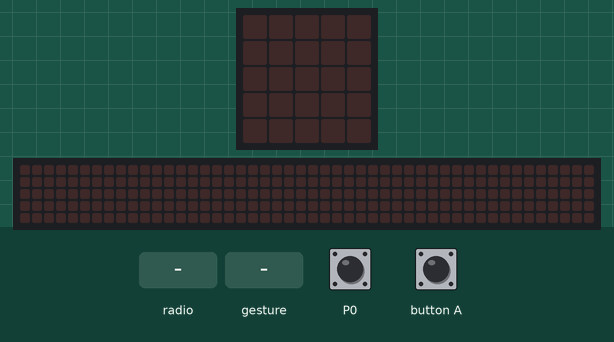
The program below on a simulated BBC micro:bit (MakeCode). On the bench: the board's 5×5 LED display, a strip that is not on the board, showing the scrolling text unrolled. The inputs (shaded band) are chosen by the test bench; at power-on: P0 LOW. A tilt is held for 1.5 s and a shake lasts 1 s, then the board lies face up again; the 48×5 strip is a reading aid, not a part: it shows the text the display is scrolling, unrolled, one strip-width of it at a time.

Above: at 1.2 s.
1.3 s: radio message "1" arrives
At 4.2 s:
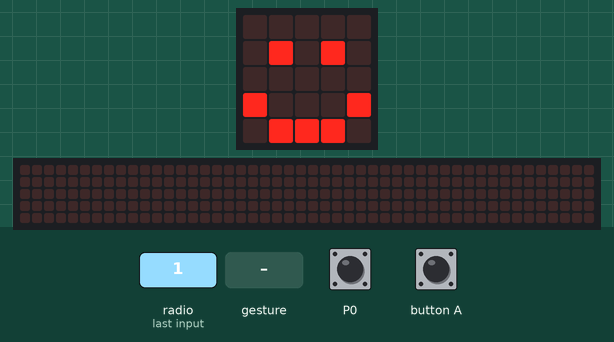
4.3 s: P0 pulled HIGH for 0.15 s
At 4.67 s:
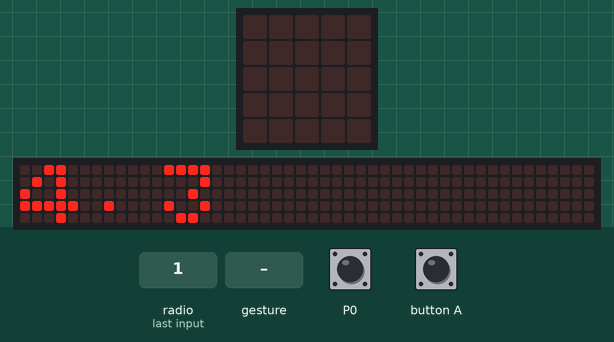
7.3 s: button A pressed for 0.15 s
10.3 s: gesture 'shake'
At 12.2 s:
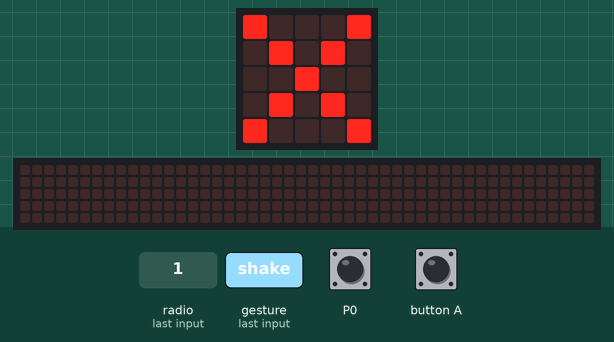
13.3 s: P0 pulled HIGH for 1 s
At 13.52 s:
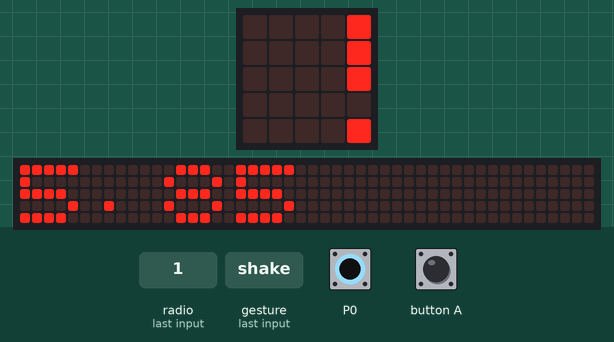
16.3 s: radio message "0" arrives
At 20.27 s:
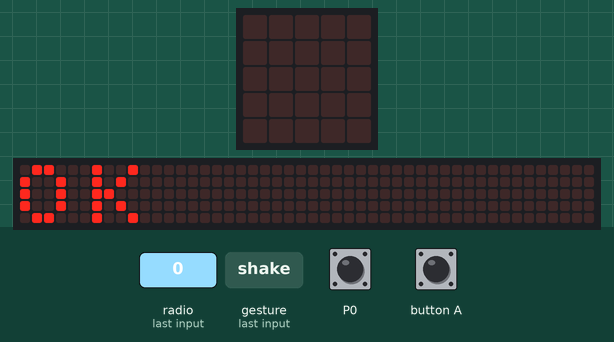

Measured:
- after the input at 1.3 s, the display: first changes at once (image 1 shows a later state)
- after the input at 4.3 s, the display: first changes after 0.30 s (image 2 shows a later state)
- after the input at 10.3 s, the display: changes after 0.30 s (image 3)
- after the input at 13.3 s, the display: first changes at once (image 4 shows a later state)
- after the input at 16.3 s, the display: first differs from a run without the input after 1.5 s (image 5)
- what the display in image 3 shows lasts 1.8 s, from 11.2 s to 13.0 s
- what the display in image 5 shows lasts 0.4 s, from 20.1 s to 20.5 s

The program:

main.ts
```typescript
let tempo = 0
radio.onReceivedNumber(function (receivedNumber) {
    basic.showString("OK")
    for (let index = 0; index < 4; index++) {
        basic.showIcon(IconNames.Happy)
        basic.pause(1)
        basic.clearScreen()
    }
})
input.onButtonPressed(Button.A, function () {
    if (tempo == 0) {
        tempo = input.runningTime()
        basic.showIcon(IconNames.Scissors)
    } else {
        basic.showNumber((input.runningTime() - tempo) / 1000)
        tempo = 0
    }
})
input.onGesture(Gesture.Shake, function () {
    for (let index = 0; index < 4; index++) {
        basic.showIcon(IconNames.No)
        basic.pause(1)
        basic.clearScreen()
    }
})
basic.forever(function () {
    if (pins.digitalReadPin(DigitalPin.P0) == 1) {
        basic.showNumber((input.runningTime() - tempo) / 1000)
    }
})
basic.forever(function () {

})
basic.forever(function () {

})
```

test.ts
```typescript
// testes vão aqui; isto não será compilado quando este pacote for usado como uma extensão.
```
